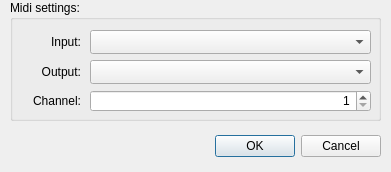
<?xml version="1.0" encoding="UTF-8"?>
<ui version="4.0">
 <author>Manuel Krönig</author>
 <class>SettingsDialog</class>
 <widget class="QDialog" name="SettingsDialog">
  <property name="geometry">
   <rect>
    <x>0</x>
    <y>0</y>
    <width>391</width>
    <height>172</height>
   </rect>
  </property>
  <property name="sizePolicy">
   <sizepolicy hsizetype="Fixed" vsizetype="Fixed">
    <horstretch>0</horstretch>
    <verstretch>0</verstretch>
   </sizepolicy>
  </property>
  <property name="windowTitle">
   <string>Settings</string>
  </property>
  <widget class="QDialogButtonBox" name="buttonBox">
   <property name="geometry">
    <rect>
     <x>20</x>
     <y>130</y>
     <width>361</width>
     <height>32</height>
    </rect>
   </property>
   <property name="sizePolicy">
    <sizepolicy hsizetype="Expanding" vsizetype="Expanding">
     <horstretch>0</horstretch>
     <verstretch>0</verstretch>
    </sizepolicy>
   </property>
   <property name="orientation">
    <enum>Qt::Horizontal</enum>
   </property>
   <property name="standardButtons">
    <set>QDialogButtonBox::Cancel|QDialogButtonBox::Ok</set>
   </property>
  </widget>
  <widget class="QGroupBox" name="groupBox">
   <property name="geometry">
    <rect>
     <x>10</x>
     <y>0</y>
     <width>371</width>
     <height>121</height>
    </rect>
   </property>
   <property name="title">
    <string>Midi settings:</string>
   </property>
   <widget class="QComboBox" name="midiInputPort">
    <property name="geometry">
     <rect>
      <x>80</x>
      <y>30</y>
      <width>281</width>
      <height>24</height>
     </rect>
    </property>
   </widget>
   <widget class="QLabel" name="label">
    <property name="geometry">
     <rect>
      <x>10</x>
      <y>30</y>
      <width>61</width>
      <height>24</height>
     </rect>
    </property>
    <property name="text">
     <string>Input:</string>
    </property>
    <property name="alignment">
     <set>Qt::AlignRight|Qt::AlignTrailing|Qt::AlignVCenter</set>
    </property>
   </widget>
   <widget class="QLabel" name="label_2">
    <property name="geometry">
     <rect>
      <x>10</x>
      <y>60</y>
      <width>61</width>
      <height>24</height>
     </rect>
    </property>
    <property name="text">
     <string>Output:</string>
    </property>
    <property name="alignment">
     <set>Qt::AlignRight|Qt::AlignTrailing|Qt::AlignVCenter</set>
    </property>
   </widget>
   <widget class="QComboBox" name="midiOutputPort">
    <property name="geometry">
     <rect>
      <x>80</x>
      <y>60</y>
      <width>281</width>
      <height>24</height>
     </rect>
    </property>
   </widget>
   <widget class="QLabel" name="label_3">
    <property name="geometry">
     <rect>
      <x>10</x>
      <y>90</y>
      <width>61</width>
      <height>21</height>
     </rect>
    </property>
    <property name="text">
     <string>Channel:</string>
    </property>
    <property name="alignment">
     <set>Qt::AlignRight|Qt::AlignTrailing|Qt::AlignVCenter</set>
    </property>
   </widget>
   <widget class="QSpinBox" name="midiChannel">
    <property name="geometry">
     <rect>
      <x>80</x>
      <y>90</y>
      <width>281</width>
      <height>22</height>
     </rect>
    </property>
    <property name="alignment">
     <set>Qt::AlignRight|Qt::AlignTrailing|Qt::AlignVCenter</set>
    </property>
    <property name="minimum">
     <number>1</number>
    </property>
    <property name="maximum">
     <number>16</number>
    </property>
   </widget>
  </widget>
 </widget>
 <resources/>
 <connections>
  <connection>
   <sender>buttonBox</sender>
   <signal>accepted()</signal>
   <receiver>SettingsDialog</receiver>
   <slot>accept()</slot>
   <hints>
    <hint type="sourcelabel">
     <x>248</x>
     <y>254</y>
    </hint>
    <hint type="destinationlabel">
     <x>157</x>
     <y>274</y>
    </hint>
   </hints>
  </connection>
  <connection>
   <sender>buttonBox</sender>
   <signal>rejected()</signal>
   <receiver>SettingsDialog</receiver>
   <slot>reject()</slot>
   <hints>
    <hint type="sourcelabel">
     <x>316</x>
     <y>260</y>
    </hint>
    <hint type="destinationlabel">
     <x>286</x>
     <y>274</y>
    </hint>
   </hints>
  </connection>
 </connections>
</ui>
